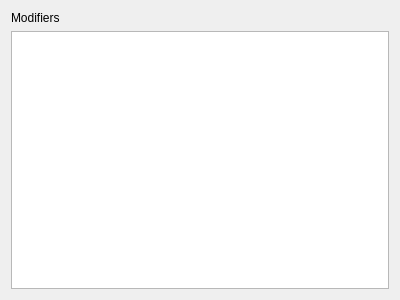
<?xml version="1.0" encoding="UTF-8"?>
<ui version="4.0">
 <class>ModifierViewer</class>
 <widget class="QWidget" name="ModifierViewer">
  <property name="geometry">
   <rect>
    <x>0</x>
    <y>0</y>
    <width>400</width>
    <height>300</height>
   </rect>
  </property>
  <property name="windowTitle">
   <string>Form</string>
  </property>
  <layout class="QGridLayout" name="gridLayout">
   <item row="1" column="0">
    <widget class="QListWidget" name="listWidget"/>
   </item>
   <item row="0" column="0">
    <widget class="QLabel" name="label">
     <property name="text">
      <string>Modifiers</string>
     </property>
    </widget>
   </item>
  </layout>
 </widget>
 <resources/>
 <connections/>
</ui>
